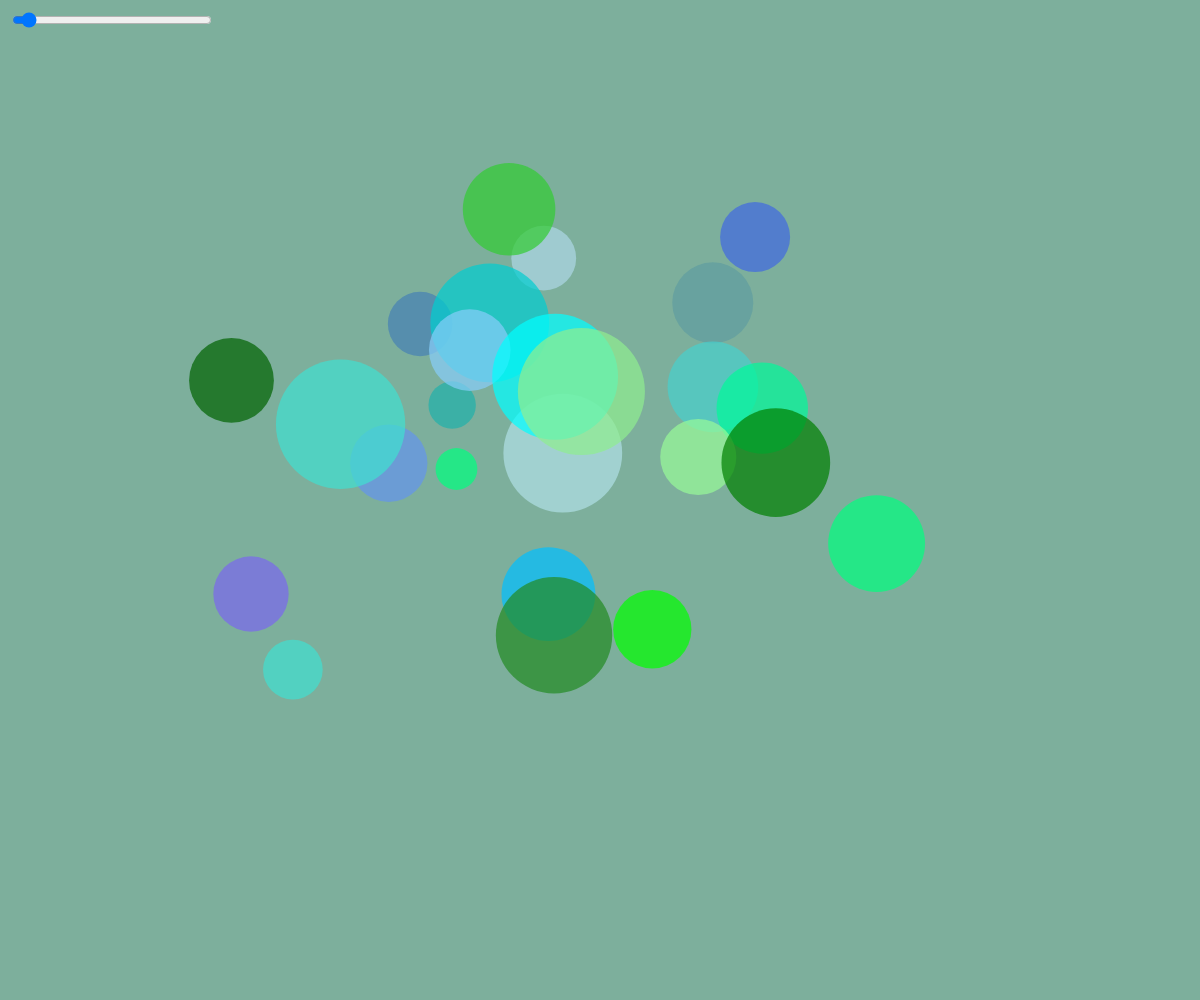
Frame 1 (no input)
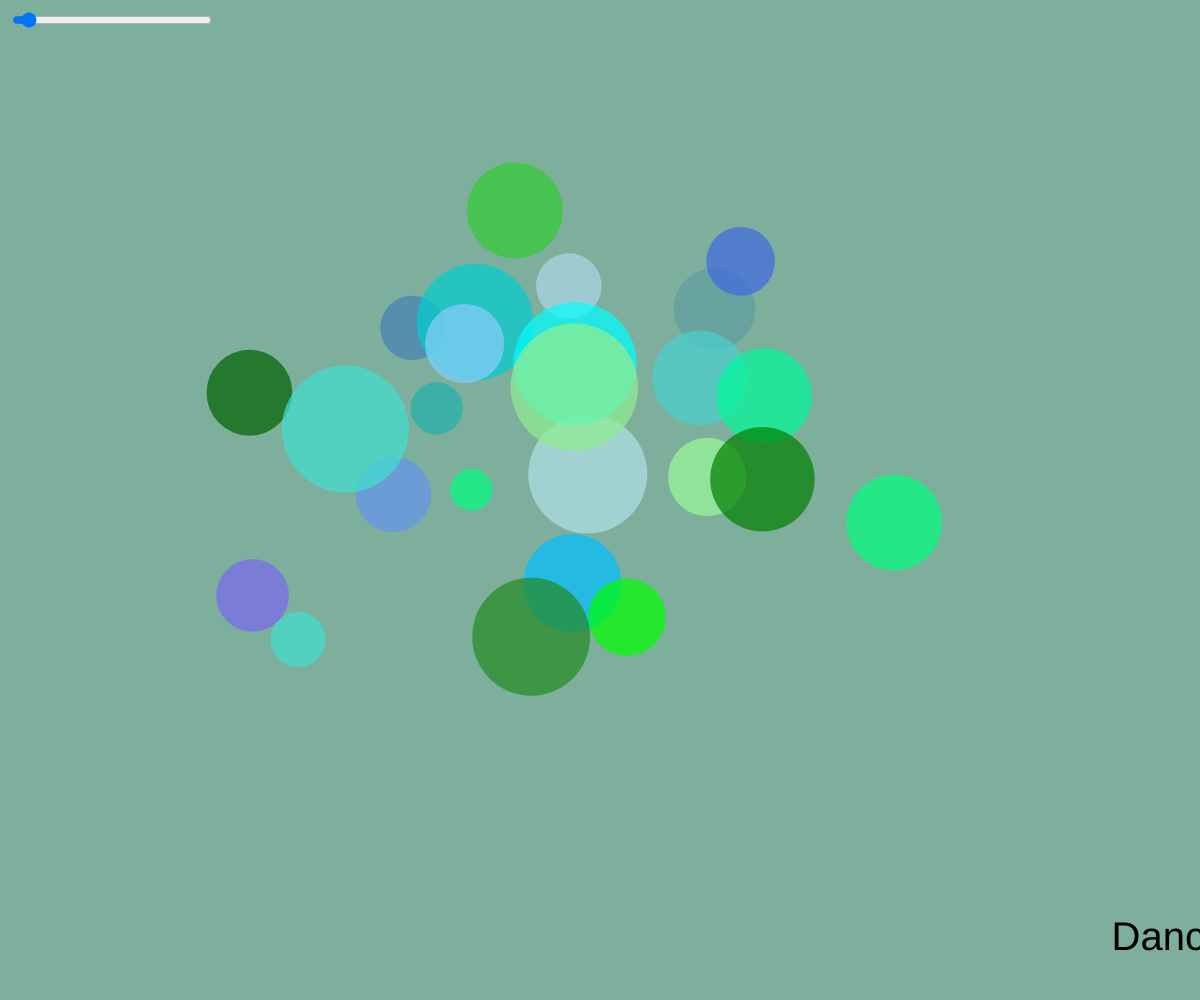
Frame 60 (no input)
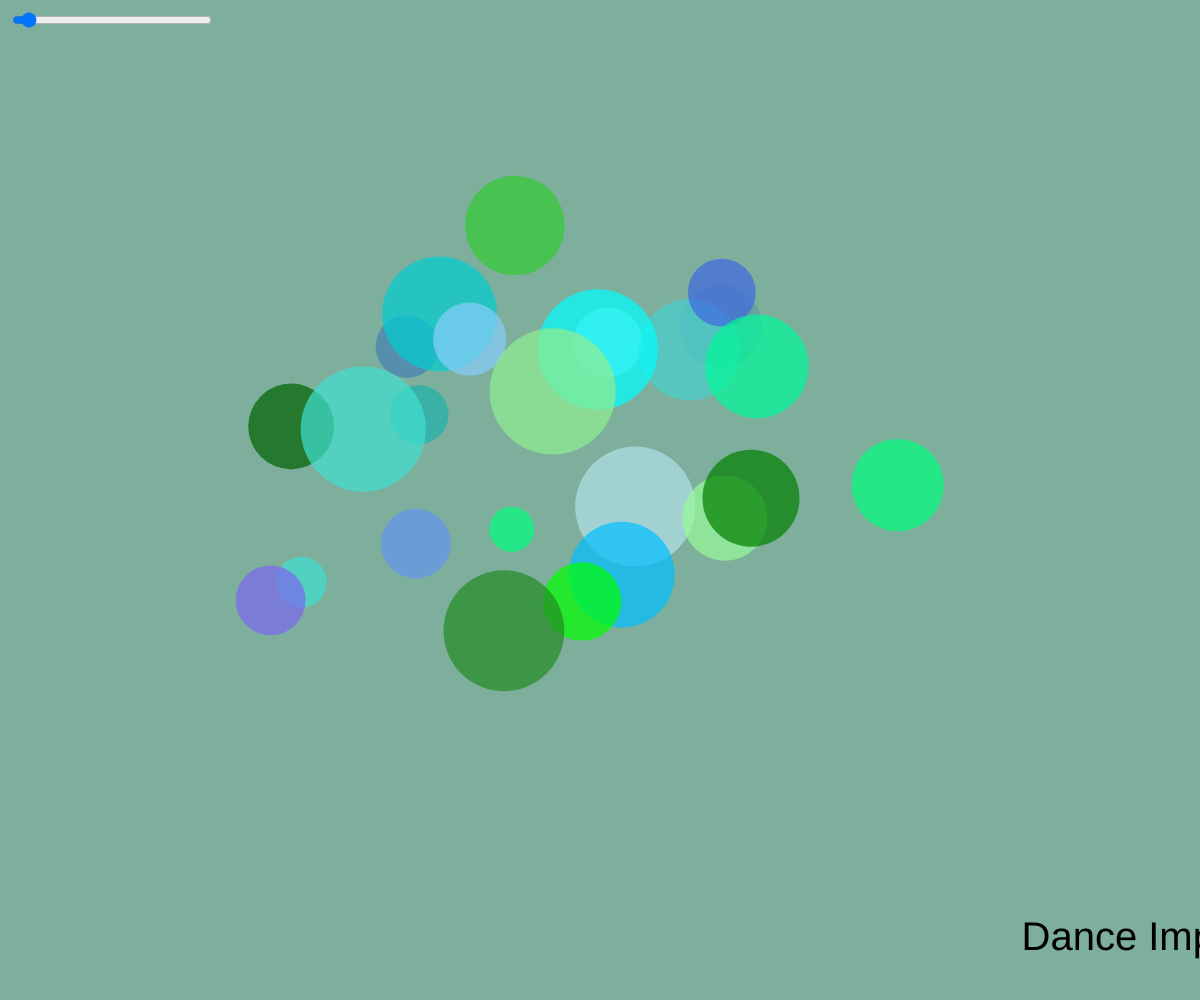
Frame 120 (the mouse pressed at the canvas centre since frame 60)

The p5.js sketch that drew these frames (run headless with seeded random() and noise() and a simulated clock; from frame 60 on, the mouse is pressed at the canvas centre):

// p5.js sketch
// ── sketch.js

// Define variables for Perlin noise offsets
let offsets = [
  { xoff: 100, yoff: 0, roff: 200 }, // Dance Improvisation
  { xoff: 500, yoff: 10, roff: 400 }, // Embodied Cognition
  { xoff: 700, yoff: 20, roff: 500 }, // Creative Coding
  { xoff: 1000, yoff: 300, roff: 600 }, // Embodied Interaction
  { xoff: 1100, yoff: 400, roff: 700 }, // Machine Learning
  { xoff: 1200, yoff: 500, roff: 800 }, // Real-time
  { xoff: 1300, yoff: 600, roff: 900 }, // Software Engineering
  { xoff: 1400, yoff: 700, roff: 1000 }, // Complexity | Systems Theory
  { xoff: 1500, yoff: 800, roff: 1100 }, // Open Source
  { xoff: 1600, yoff: 900, roff: 1200 }, // Post-Humanism
  { xoff: 1700, yoff: 1000, roff: 1300 }, // Speculative Futures
  { xoff: 1800, yoff: 1100, roff: 1400 }, // Generative AI
  { xoff: 1900, yoff: 1200, roff: 1500 }, // Generative Design
  { xoff: 2000, yoff: 1300, roff: 1600 }, // mindfulness
  { xoff: 2100, yoff: 1400, roff: 1700 }, // Communities
  { xoff: 2200, yoff: 1500, roff: 1800 },  // Social Networks
  { xoff: 2300, yoff: 1600, roff: 1900 },  // Generativity
  { xoff: 2400, yoff: 1700, roff: 2000 },  // Governance
  { xoff: 2500, yoff: 1800, roff: 2100 },  // Ethics
  { xoff: 2600, yoff: 1900, roff: 2200 }, // Care
  { xoff: 2700, yoff: 2000, roff: 2300 }, // WEB3
  { xoff: 2800, yoff: 2100, roff: 2400 }, // Performance
  { xoff: 2900, yoff: 2200, roff: 2500 }, // Education
  { xoff: 3000, yoff: 2300, roff: 2600 }, // Installations
  { xoff: 3100, yoff: 2400, roff: 2700 }, // Interdisciplinary
];



let concepts = [
  "Dance Improvisation", "Embodied Cognition", "Creative Coding",
  "Embodied Interaction", "Machine Learning", "Real-time",
  "Software Engineering", "Complexity | Systems Theory", "Open Source",
  "Post-Humanism", "Speculative Futures", "Generative AI", 
  "Generative Design", "Mindfulness", "Communities", "Social Networks", "Generativity", "Governance", "Ethics", "Care", "Web3", "Performance", "Open Pedagogies", "Installations", 'Interdisciplinary'
];

// Visibility flags
let showLines = false;
let showEllipses = true;
let showText = false;

let slider; // Slider for controlling animation speed
let textSizeT = 40; // Text size for the title

// Variables for the scrolling text
let tickerText; // Will be initialized dynamically
let textX; // Position of the scrolling text
let textSpeed = 1.5; // Speed of the scrolling text

function setup() {
  createCanvas(windowWidth, windowHeight);
  textX = width;

  // Initialize the slider
  slider = createSlider(0, 0.02, 0.001, 0.001);
  slider.position(10, 10);
  slider.style('width', '200px');

  // Dynamically generate the scrolling text from the concepts array
  tickerText = concepts.join(" | ");
}

function windowResized() {
  resizeCanvas(windowWidth, windowHeight);
}

function draw() {
  background(125, 175, 156);
  let speed = slider.value(); // Use the slider value to control the speed

  // Update offsets with speed
  offsets.forEach(off => {
    off.xoff += speed;
    off.yoff += speed;
    off.roff += speed;
  });

  // Calculate positions and conditionally draw ellipses/lines/text based on visibility flags
  drawConceptsAndLines();

  // Scrolling text logic
  fill(0); // Text color
  textSize(textSizeT);
  text(tickerText, textX, height - 50); // Position text near the bottom
  textX -= textSpeed; // Move text to the left
  if (textX < -textWidth(tickerText)) {
    textX = width; // Reset text position to the right once it's fully offscreen
  }
}

function drawConceptsAndLines() {
  let positions = offsets.map(off => ({
    x: noise(off.xoff) * width,
    y: noise(off.yoff) * height,
    r: noise(off.roff) * 200
  }));

  if (showLines) {
    stroke(255); // Line color
    strokeWeight(3); // Line width
    positions.forEach((pos, i) => {
      for (let j = i + 1; j < positions.length; j++) {
        let d = dist(pos.x, pos.y, positions[j].x, positions[j].y);
        if (d < 200) { // Draw line if ellipses are close enough
          line(pos.x, pos.y, positions[j].x, positions[j].y);
        }
      }
    });
  }

  // Draw ellipses
  noStroke();
  positions.forEach((pos, index) => {
    if (showEllipses) {
      fill(getColorForConcept(index)); // Ellipse color
      ellipse(pos.x, pos.y, pos.r, pos.r);
    }
    if (showText) { // Check if text should be drawn
      fill(0); // Text color
      textSize(20);
      textAlign(CENTER, CENTER);
      text(concepts[index], pos.x, pos.y);
    }
  });
}

function getColorForConcept(index) {
  // Define a palette of colors
  const colors = [
    [64, 224, 208], [100, 149, 237], [173, 216, 230],
    [95, 158, 160], [72, 209, 204], [70, 130, 180],
    [32, 178, 170], [176, 224, 230], [0, 206, 209],
    [65, 105, 225], [123, 104, 238], [0, 191, 255],
    [135, 206, 250], [0, 255, 255], [0, 255, 127],
    [0, 250, 154], [0, 255, 0], [50, 205, 50],
    [152, 251, 152], [144, 238, 144], [0, 128, 0],
    [0, 100, 0], [34, 139, 34], [0, 255, 127],
  ];

  return color(...colors[index % colors.length], 180); // Return color with opacity
}

function keyPressed() {
  if (key === 'l') {
    showLines = !showLines;
  } else if (key === 'c') {
    showEllipses = !showEllipses;
  } else if (key === 't') {
    showText = !showText;
  }
}
